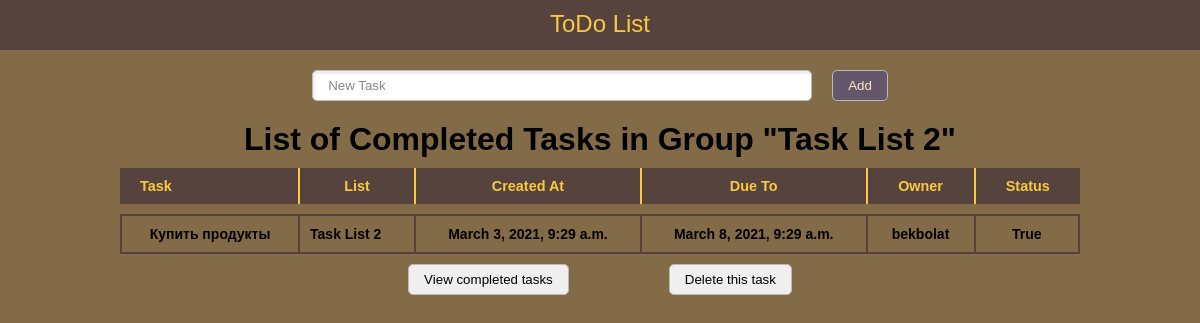
The page /2/completed on the database its author committed.
### main/models.py (models this page shows, shortened)
class TaskGroup(models.Model):
    name = models.CharField(verbose_name='Название группы',
                            max_length=100)
    class Meta:
        verbose_name = 'Группа задач'
        verbose_name_plural = 'Группы задач'
    def __str__(self):
        return self.name

class Task(models.Model):
    DONE_CHOICE = (
        (True, "Закончено"),
        (False, "В прогрессе")
    )
    group = models.ForeignKey(TaskGroup, on_delete=models.CASCADE, verbose_name='Группа задачи')
    owner = models.ForeignKey(User, on_delete=models.CASCADE, verbose_name='Владелец задачи')
    title = models.CharField(max_length=100, verbose_name="Название задачи")
    created = models.DateTimeField(verbose_name='Дата создания', auto_now_add=True)
    due_on = models.DateTimeField(verbose_name='Дата выполнение')
    done = models.BooleanField(choices=DONE_CHOICE, verbose_name='Статус', default=False)
    class Meta:
        verbose_name = 'Задача'
        verbose_name_plural = 'Задачи'
        ordering = ['created']

### main/views.py (the view)
# urls.py: path('<int:group_key>/completed', completed_todos),
def completed_todos(request, group_key=""):
    group = TaskGroup
    print(group_key)
    context = {}
    try:
        if group_key == "":
            context = {
                'todos': Task.objects.all().filter(done=True),
                'group': 'All'
            }
        if group_key and group_key != "":
            group = TaskGroup.objects.get(id=group_key)
            context = {
                'todos': Task.objects.all().filter(group=group_key, done=True),
                'group': group
            }
    except TaskGroup.DoesNotExist:
        context = {
            'todos': [],
            'group': 'Group does not exit'
        }
    return render(request, 'completedTodos.html', context=context)

### main/templates/completedTodos.html
{% extends "index.html" %}
{%block body%}
    <h1 class="list">List of Completed Tasks in Group "{{ group }}"</h1>
    <div class="todos">
        <table class="to-do-items">
            <tr>
                <th>Task</th>
                <th>List</th>
                <th>Created At</th>
                <th>Due To</th>
                <th>Owner</th>
                <th>Status</th>
            </tr>
            {% for todo in todos %}
            <tr>
                <td>{{ todo.title }} </td>
                <td>{{ todo.group }} </td>
                <td>{{ todo.created }}</td>
                <td>{{ todo.due_on }}</td>
                <td>{{ todo.owner }}</td>
                <td>{{ todo.done }}</td>
            </tr>
            {% endfor %}
        </table>
    </div>
{% endblock %}

### main/static/index.css (style rules this page uses)
* { padding: 0; margin: 0; box-sizing: border-box; font-family: Helvetica, sans-serif; }
body { background-color: #836b48; }
.list { margin-top: 20px; text-align: center; }
::placeholder { color: rgb(135, 135, 135); }
.to-do-items { width: 80%; border-spacing: 0 10px; font-family: 'Open Sans', sans-serif; font-weight: bold; }
.to-do-items th { padding: 10px 20px; background: #56433D; color: #F9C941; border-right: 2px solid; font-size: 0.9em; }
.to-do-items th:first-child { text-align: left; }
.to-do-items th:last-child { border-right: none; }
.to-do-items td { vertical-align: middle; padding: 10px; font-size: 14px; text-align: center; border-top: 2px solid #56433D; border-bottom: 2px solid #56433D; border-right: 2px solid #56433D; }
.to-do-items td:first-child { border-left: 2px solid #56433D; border-right: 2px solid #56433D; }
.to-do-items td:nth-child(2) { text-align: left; }
.todos { width: 100%; display: flex; justify-content: center; }

### rows shown on the page
TaskGroup: name "Task List 2"
Task: title "Купить продукты", group "Task List 2", created "March 3, 2021, 9:29 a.m.", due_on "March 8, 2021, 9:29 a.m.", owner "bekbolat", done "True"
